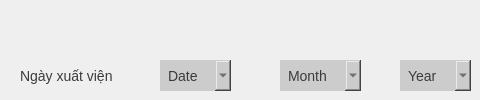
        <widget class="QWidget" name="out_hp_page">
         <widget class="QComboBox" name="admit_hp_cbb_9">
          <property name="geometry">
           <rect>
            <x>400</x>
            <y>60</y>
            <width>71</width>
            <height>31</height>
           </rect>
          </property>
          <property name="cursor">
           <cursorShape>PointingHandCursor</cursorShape>
          </property>
          <property name="styleSheet">
           <string notr="true">QComboBox{
	background-color: #ccc;
	font-size: 14px;
	border:none;
	padding: 8px;
	color: #3b3b3b;
}
QComboBox:hover{
	background-color: #a6a6a4;
}</string>
          </property>
          <property name="currentIndex">
           <number>-1</number>
          </property>
          <property name="placeholderText">
           <string>Year</string>
          </property>
          <item>
           <property name="text">
            <string>2020</string>
           </property>
          </item>
          <item>
           <property name="text">
            <string>2021</string>
           </property>
          </item>
         </widget>
         <widget class="QLabel" name="label_37">
          <property name="geometry">
           <rect>
            <x>20</x>
            <y>60</y>
            <width>111</width>
            <height>31</height>
           </rect>
          </property>
          <property name="styleSheet">
           <string notr="true">color: #3b3b3b;
font-size: 14px;</string>
          </property>
          <property name="text">
           <string>Ngày xuất viện</string>
          </property>
         </widget>
         <widget class="QComboBox" name="admit_hp_cbb_7">
          <property name="enabled">
           <bool>true</bool>
          </property>
          <property name="geometry">
           <rect>
            <x>160</x>
            <y>60</y>
            <width>71</width>
            <height>31</height>
           </rect>
          </property>
          <property name="cursor">
           <cursorShape>PointingHandCursor</cursorShape>
          </property>
          <property name="styleSheet">
           <string notr="true">QComboBox{
	background-color: #ccc;
	font-size: 14px;
	border:none;
	padding: 8px;
	color: #3b3b3b;
}
QComboBox:hover{
	background-color: #a6a6a4;
}</string>
          </property>
          <property name="currentText">
           <string>Date</string>
          </property>
          <property name="currentIndex">
           <number>-1</number>
          </property>
          <property name="placeholderText">
           <string>Date</string>
          </property>
          <property name="duplicatesEnabled">
           <bool>false</bool>
          </property>
          <item>
           <property name="text">
            <string>01</string>
           </property>
          </item>
          <item>
           <property name="text">
            <string>02</string>
           </property>
          </item>
          <item>
           <property name="text">
            <string>03</string>
           </property>
          </item>
          <item>
           <property name="text">
            <string>04</string>
           </property>
          </item>
          <item>
           <property name="text">
            <string>05</string>
           </property>
          </item>
          <item>
           <property name="text">
            <string>06</string>
           </property>
          </item>
          <item>
           <property name="text">
            <string>07</string>
           </property>
          </item>
          <item>
           <property name="text">
            <string>08</string>
           </property>
          </item>
          <item>
           <property name="text">
            <string>09</string>
           </property>
          </item>
          <item>
           <property name="text">
            <string>10</string>
           </property>
          </item>
          <item>
           <property name="text">
            <string>11</string>
           </property>
          </item>
          <item>
           <property name="text">
            <string>12</string>
           </property>
          </item>
          <item>
           <property name="text">
            <string>13</string>
           </property>
          </item>
          <item>
           <property name="text">
            <string>14</string>
           </property>
          </item>
          <item>
           <property name="text">
            <string>15</string>
           </property>
          </item>
          <item>
           <property name="text">
            <string>16</string>
           </property>
          </item>
          <item>
           <property name="text">
            <string>17</string>
           </property>
          </item>
          <item>
           <property name="text">
            <string>18</string>
           </property>
          </item>
          <item>
           <property name="text">
            <string>19</string>
           </property>
          </item>
          <item>
           <property name="text">
            <string>20</string>
           </property>
          </item>
          <item>
           <property name="text">
            <string>21</string>
           </property>
          </item>
          <item>
           <property name="text">
            <string>22</string>
           </property>
          </item>
          <item>
           <property name="text">
            <string>23</string>
           </property>
          </item>
          <item>
           <property name="text">
            <string>24</string>
           </property>
          </item>
          <item>
           <property name="text">
            <string>25</string>
           </property>
          </item>
          <item>
           <property name="text">
            <string>26</string>
           </property>
          </item>
          <item>
           <property name="text">
            <string>27</string>
           </property>
          </item>
          <item>
           <property name="text">
            <string>28</string>
           </property>
          </item>
          <item>
           <property name="text">
            <string>29</string>
           </property>
          </item>
          <item>
           <property name="text">
            <string>30</string>
           </property>
          </item>
          <item>
           <property name="text">
            <string>31</string>
           </property>
          </item>
         </widget>
         <widget class="QComboBox" name="admit_hp_cbb_8">
          <property name="geometry">
           <rect>
            <x>280</x>
            <y>60</y>
            <width>81</width>
            <height>31</height>
           </rect>
          </property>
          <property name="cursor">
           <cursorShape>PointingHandCursor</cursorShape>
          </property>
          <property name="styleSheet">
           <string notr="true">QComboBox{
	background-color: #ccc;
	font-size: 14px;
	border:none;
	padding: 8px;
	color: #3b3b3b;
}
QComboBox:hover{
	background-color: #a6a6a4;
}</string>
          </property>
          <property name="currentIndex">
           <number>-1</number>
          </property>
          <property name="placeholderText">
           <string>Month</string>
          </property>
          <item>
           <property name="text">
            <string>01</string>
           </property>
          </item>
          <item>
           <property name="text">
            <string>02</string>
           </property>
          </item>
          <item>
           <property name="text">
            <string>03</string>
           </property>
          </item>
          <item>
           <property name="text">
            <string>04</string>
           </property>
          </item>
          <item>
           <property name="text">
            <string>05</string>
           </property>
          </item>
          <item>
           <property name="text">
            <string>06</string>
           </property>
          </item>
          <item>
           <property name="text">
            <string>07</string>
           </property>
          </item>
          <item>
           <property name="text">
            <string>08</string>
           </property>
          </item>
          <item>
           <property name="text">
            <string>09</string>
           </property>
          </item>
          <item>
           <property name="text">
            <string>10</string>
           </property>
          </item>
          <item>
           <property name="text">
            <string>11</string>
           </property>
          </item>
          <item>
           <property name="text">
            <string>12</string>
           </property>
          </item>
         </widget>
        </widget>
